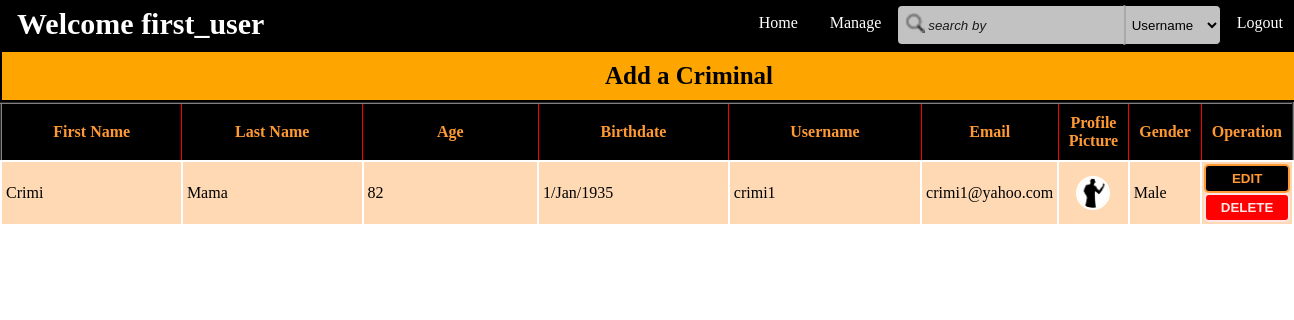
The page /admin/criminal.php (signed in) on the database its author committed.
### tables this page shows
CREATE TABLE `criminals` (
  `criminal_id` int(11) NOT NULL,
  `fname` varchar(80) DEFAULT NULL,
  `lname` varchar(80) DEFAULT NULL,
  `age` int(11) DEFAULT NULL,
  `bdate` varchar(11) DEFAULT NULL,
  `username` varchar(120) DEFAULT NULL,
  `email` varchar(50) DEFAULT NULL,
  `pro_pic` varchar(180) DEFAULT NULL,
  `gender` varchar(20) DEFAULT NULL,
  `role` int(11) DEFAULT NULL,
  `del` tinyint(1) DEFAULT '0'
);

### Controllers/login_controller.php (called while the page is built, shortened)
<?php
require_once(get_include_path()."\Projects\aiub project\Models\UserModel.php");
class Login{
    protected $user = NULL;
    function Login()
    {
        $this->user = new UserModel();
        if(isset($_SESSION['logged_in']))
        {
        	$this->logged = $_SESSION["logged_in"];
            $this->role = $_SESSION["role"];
            $this->user->setUsername($_SESSION["username"]);
            $this->user->setUserId($_SESSION["user_id"]);
        }
    }
    function getUsername()
    {
        return $this->user->getUsername();
    }
}
 ?>

### Controllers/AdminController.php (called while the page is built, shortened)
<?php
require_once(get_include_path()."\Projects\aiub project\Models\UserModel.php");
require_once(get_include_path()."\Projects\aiub project\Controllers\login_controller.php");
class AdminController extends Login{
	function isLogged()
	{
		if($this->role == 1 && $this->logged)
			return true;
		else
			return false;
	}
}
?>

### Models/UserModel.php (called while the page is built, shortened)
<?php
require_once('Models.php');
class UserModel extends Models{
    private $username = "";
    function UserModel( $username = "" ,  $userid = 0, $fname = "", $lname = "", $age = 0, $bdate = "", $email = "", $password = "", $pro_pic = NULL, $gender = "")
    {
        $this->username = $username;
    }
    function setUsername($username)
    {
        $this->username = $username;
    }
    function getUsername()
    {
        return $this->username;
    }
}
 ?>

### Controllers/CriminalController.php (called while the page is built, shortened)
<?php
require_once(get_include_path()."\Projects\aiub project\Models\CriminalModel.php");
class CriminalController{
    private $criminal = NULL;
    function CriminalController()
    {
        $this->criminal = new CriminalModel();
    }
    function getAllCriminals()
    {
        return $this->criminal->getAllCriminals();
    }
}
 ?>

### Models/Models.php (called while the page is built, shortened)
<?php
class Models{
    public $server;
    public $user;
    public $pass;
    public $db;
    protected $conn;
    function Models($server = "localhost:3306" , $user = "root" , $pass ="" , $db = "is_that_crime")
    {
        $this->server = $server;
        $this->user = $user;
        $this->pass = $pass;
        $this->db = $db;
    }
    private function openConnection()
    {
        $this->conn = new mysqli($this->server , $this->user , $this->pass , $this->db);
        if($this->conn->connect_error)
        {
            $this->errorMessage($this->conn->connect_error);
            return false;
        }
        else
            return true;
    }
    function executeQuery($query)
    {
        if($this->openConnection())
        {
            if($this->result = $this->conn->query($query))
            {
                if($this->result->num_rows > 0)
                {
                    return $this->result;
                }
                else
                {
                    $this->closeConnection();
                    return false;
                }
            }
            else
            {
                $this->errorMessage($this->conn->error);
                return false;
            }
        }
        else
        {
            $this->errorMessage($this->conn->error);
            return false;
        }
    }
}
?>

### Models/CriminalModel.php (called while the page is built, shortened)
<?php
require_once("Models.php");
class CriminalModel extends Models{
    function getAllCriminals()
    {
        $criminals = $this->executeQuery("select * from criminals where del = false");
        if($criminals)
            return $criminals;
        else
            return false;
    }
}
 ?>

### admin/criminal.php (the view, shortened to what this page needs)
<html>
<head>
    <link rel="stylesheet" type="text/css" href="http://localhost:<?php echo  $_SERVER["SERVER_PORT"];?>/Projects/aiub%20project/css/admin_criminal_style.css">
    <link rel="stylesheet" type="text/css" href="http://localhost:<?php echo  $_SERVER["SERVER_PORT"];?>/Projects/aiub%20project/css/admin_navigation.css">
    <?php
    require_once(get_include_path()."\Projects\aiub project\Controllers\AdminController.php");
    require_once(get_include_path()."\Projects\aiub project\Controllers\CriminalController.php");
    $admincontrol = new AdminController();
    $criminalcontrol = new CriminalController();
    ?>
</head>
<body>
<div>
 <navigation>
        <ul>
            <?php
                if($admincontrol->isLogged())
                {
                    echo "<li><b class = \"navigationb\">Welcome ". $admincontrol->getUsername(). "</b></li>";
                    echo "<li class=\"right-li\"><a href = 'http://localhost:{$_SERVER["SERVER_PORT"]}/Projects/aiub project/Views/action/logout.php'>Logout</a></li>";
                }
                else
                {
                    echo "<li><b class = \"navigationb\">Hello World</b></li>";
                    echo "<li class=\"right-li\"><a href = 'login.php'>Login</a></li>";
                }
            ?>
            <div id = "right-content">
            <input type="text" name="serach" id = "searchbox" placeholder="search by">
            <select name="by" id = "searchby">
                <option value = "username"> Username </option>
            </select>
        </div>
            <li class="dropdown right-li">
                <a href="#" class="dropbtn">Manage</a>
            </li>
        <?php
            echo "<li class = \"right-li\"><a href = 'http://localhost:{$_SERVER["SERVER_PORT"]}/Projects/aiub project/index.php'>Home</a></li>";
        ?>
        </ul>
    </navigation>
 <article>
    <div id=div-add-link align="center" for="add-link">
        <a id="add-link" href="criminal_add.php">Add a Criminal</a>
    </div>
<div>
   <?php
    $criminals = $criminalcontrol->getAllCriminals();
    echo "<table border = '2'>";
    echo "<tr>
            <th>First Name</th>
            <th>Last Name</th>
            <th>Age</th>
            <th>Birthdate</th>
            <th>Username</th>
            <th>Email</th>
            <th>Profile Picture</th>
            <th>Gender</th>
            <th>Operation</th>
         </tr>";
    if($criminals)
    {
        while($criminal = $criminals->fetch_assoc())
    	{
            echo "<tr id='{$criminal['criminal_id']}' class='criminals'>
                    <td>{$criminal['fname']}</td>
                    <td>{$criminal['lname']}</td>
                    <td>{$criminal['age']}</td>
                    <td>{$criminal['bdate']}</td>
                    <td id='td-username'>{$criminal['username']}</td>
                    <td id='td-email'>{$criminal['email']}</td>
                    <td id='td-pictures'><img class='circled_pro_pic' style='width:30px;height:30px;' src='{$criminal['pro_pic']}' onerror='return setDefaultPP(this)'/></td>
                    <td>{$criminal['gender']}</td>
                    <td id='operation'><a href = 'criminal_edit.php?criminal_id={$criminal['criminal_id']}'><button id='edit-button'>EDIT</button></a><button id='delete-button' onclick='rmvCriminal({$criminal['criminal_id']})'>DELETE</button></td>
                 </tr>";
    	}
    }
	echo "</table>";
   ?>
</div>
</article>
</div>
</body>
</html>

### css/admin_criminal_style.css (style rules this page uses)
table { width: 100%; border-collapse: collapse; }
tr:nth-child(odd) { background-color:#ffe6cc; }
tr:nth-child(even) { background-color: #ffd9b3; }
body { margin:0px; padding: 0px; }
th { width:20%; border:2px 1px 0px 1px; border-color:red; border-style:solid; background-color: black; padding:10px; color:#ff9933; text-align: center; }
td { width:20%; border:2px solid white; padding:8px 4px 8px 4px; text-align:left; text-transform: capitalize; }
#td-pictures { text-transform: none; text-align: center; }
#td-email { text-transform: none; }
#td-username { text-transform: none; }
#operation { text-align: center; padding:2px; }
#edit-button { width:100%; height:100%; padding:5px; background-color: black; border:2px solid #ff9933; border-radius: 5px; color:#ff9933; font-weight: bold; }
#delete-button { width:100%; height:100%; padding:5px; background-color:#ff0000; border:2px solid #ffe6e6; border-radius: 5px; color:#ffe6e6; font-weight: bold; }
.circled_pro_pic { border:2px solid white; border-radius:50px; width:40px; height:40px; }
#div-add-link { width: 100%; height: auto; background-color:orange; padding: 10px 40px ; border:2px solid black; }
#add-link { width:100%; height: auto; color:black; text-decoration: none; box-sizing: border-box; border-radius: 5px; text-align: center; font-size: 25px; font-weight: bold; }
#right-content { background-color:transparent; width:25%; height:auto; padding:5px 0px 5px 0px; float:right; }
#searchby { width:30%; height:5%; background-color:#c2c2c2 ; color: black; border: 1px solid black; border-left:2px solid darkgrey; border-radius: 5px; border-top-left-radius:0px; border-bottom-left-radius:0px; padding:5px 2px 5px 2px; float:; cursor:pointer; box-sizing: border-box; }
#searchbox { background: url(../img/search_icon.png) no-repeat scroll 7px 7px; width:70%; height:5%; background-color:#c2c2c2 ; color: black; border: 1px solid black; border-right-color: transparent; border-radius: 5px; border-top-right-radius:0px; border-bottom-right-radius:0px; padding:5px 10px 5px 30px; margin:0px 0px 0px 0px; float:left; box-sizing: border-box; }
::placeholder { color:#1a1a1a; font-style: italic; }

### css/admin_navigation.css (style rules this page uses)
body { margin:0; padding:0; }
ul { list-style-type: none; margin: 0; padding:0px 0px 0px 5px; overflow: hidden; background-color:black; opacity:; top: 0px; width: 100%; }
.navigationb { color: white; font-size:30px; border:2px solid transparent; padding:5px 0px 0px 10px; float:left; }
li { float: left; }
.right-li { float:right; display: inline-block; }
li a, .dropbtn { display: inline-block; color: white; text-align: center; padding: 14px 16px; text-decoration: none; }
li.dropdown { display: inline-block; }

### rows shown on the page
criminals: fname "Crimi", lname "Mama", age "82", bdate "1/Jan/1935", username "crimi1", email "crimi1@yahoo.com", pro_pic (placeholder picture), gender "Male"

### other values the page prints
$admincontrol->getUsername() "first_user"
